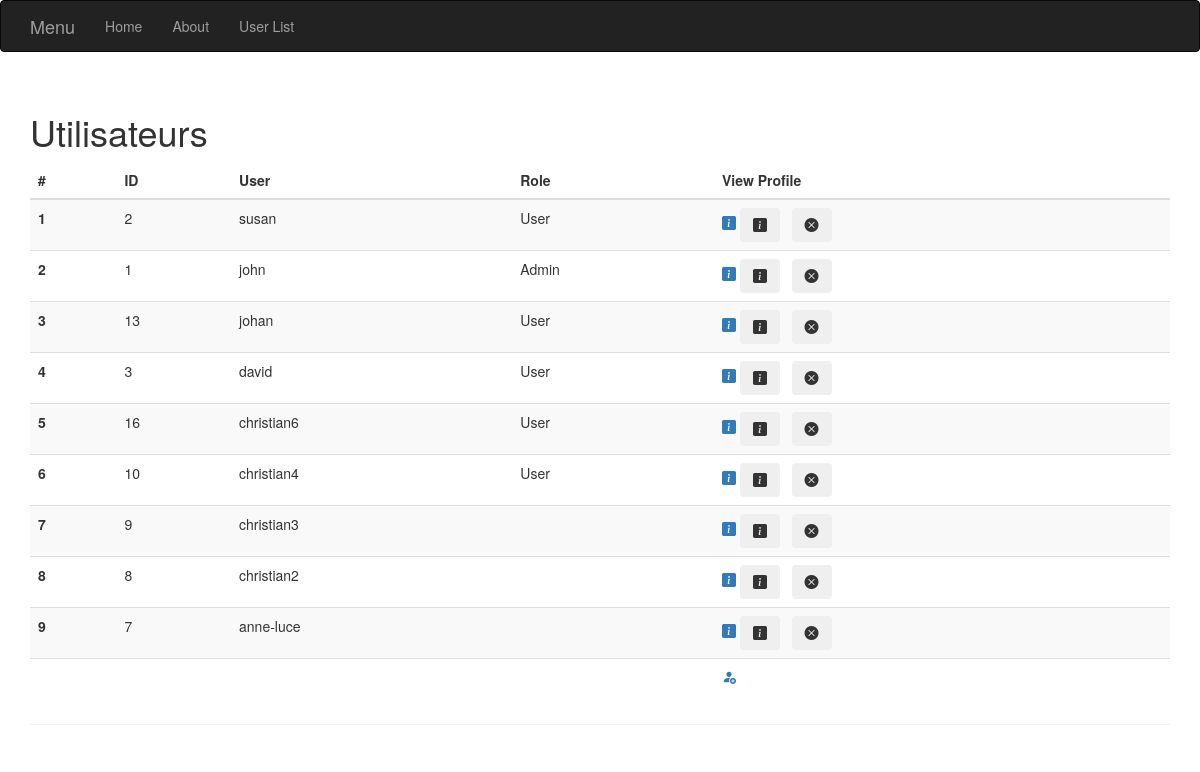
/users/, run on the app's committed database.
### models.py (models this page shows, shortened)
class User (db.Model):
    __tablename__ = 'users'
    id = db.Column(db.Integer, primary_key=True)
    username = db.Column(db.String(64), unique=True, index=True)
    role_id = db.Column(db.Integer, db.ForeignKey('roles.id'))

class Role (db.Model):
    __tablename__ = 'roles'
    id = db.Column(db.Integer, primary_key=True)
    name = db.Column(db.String(64), unique=True)
    users = db.relationship('User', backref='role', lazy='dynamic')

### app.py (the view)
@app.route('/users/')
def users():
    users = User.query.order_by(User.username.desc())
    return render_template('users.html',users=users)

### templates/users.html (shortened to what this page needs)
{% extends "base.html" %}
{% block head %}
    {{ super() }}
{% endblock %}
{% block page_content %}
  <div class="page-header">
    <h1>Utilisateurs</h1>
    <table class="table table-dark table-striped">
        <thead>
            <tr>
              <th scope="col">#</th>
              <th scope="col">ID</th>
              <th scope="col">User</th>
              <th scope="col">Role</th>
              <th scope="col">View Profile</th>
            </tr>
        </thead>
        {% for user in users -%}
            <tr>
              <th scope="row">{{loop.index}}</th>
              <td>{{ user.id }}</td>
              <td>{{ user.username }}</td>
              <td>{{ user.role.name}}</td>
              <td>
                <a href="{{url_for('user',user=user.username)}}"  ><i class="bi bi-info-square-fill"></i></a>
                <form style="display:inline" action="{{url_for('user',user=user.username)}}" method="get">
                  <button class="btn btn btn-outline-secondary" type="button" onclick="return">
                    <i class="bi bi-info-square-fill"></i>
                  </button>
                </form>
                <form style="display:inline" action="{{url_for('delete',id=user.id)}}" method="post">
                  <button class="btn btn btn-outline-secondary" type="button"
                          onclick="return confirm('Delete user?')">
                    <i class="bi bi-x-circle-fill"></i>
                  </button>
                </form>
                </td>
            </tr>
        {%- endfor %}
            <tr>
              <td>&nbsp;</td>
              <td>&nbsp;</td>
              <td>&nbsp;</td>
              <td>&nbsp;</td>
              <td>
                <a href="{{url_for('index')}}"  ><i class="bi bi-person-fill-add"></i></a>
              </td>
            </tr>
    </table>
  </div>
{% endblock %}

### data on the page
User: id "2", username "susan", role.name "User"
User: id "1", username "john", role.name "Admin"
User: id "13", username "johan", role.name "User"
User: id "3", username "david", role.name "User"
User: id "16", username "christian6", role.name "User"
User: id "10", username "christian4", role.name "User"
User: id "9", username "christian3"
User: id "8", username "christian2"
User: id "7", username "anne-luce"
